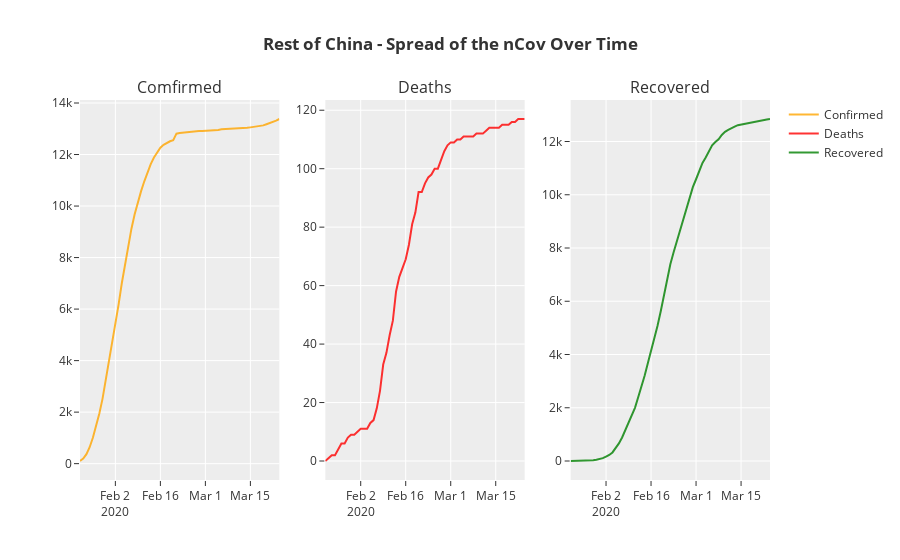

Source (notebook cell):
### Markdown cell above
## Rest of China (Excluding Hubei) - Spread Over Time

### Code cell
plot = make_subplots(rows=1, cols=3, subplot_titles=("Comfirmed", "Deaths", "Recovered"))

# to plot the spread over time, we would need the data distribution spread over time starting from 22nd Jan 2020
# so we will extract the sub-set from the original data.
chinese_data_over_time = nCoV_data[(nCoV_data['Country'] == 'China') & (nCoV_data['State'] != 'Hubei')]
chinese_data_over_time = chinese_data_over_time.groupby('Date')['Confirmed','Deaths','Recovered'].sum().reset_index()

scatterPlotCasesOverTime(chinese_data_over_time, "<b>Rest of China</b>")
